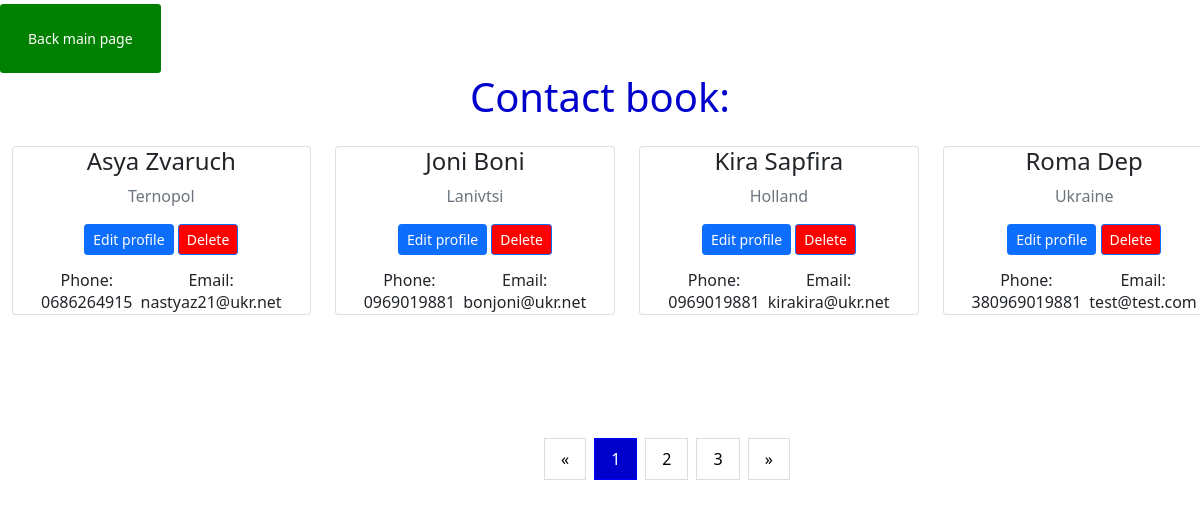
Page /show-users on the earlier database version.
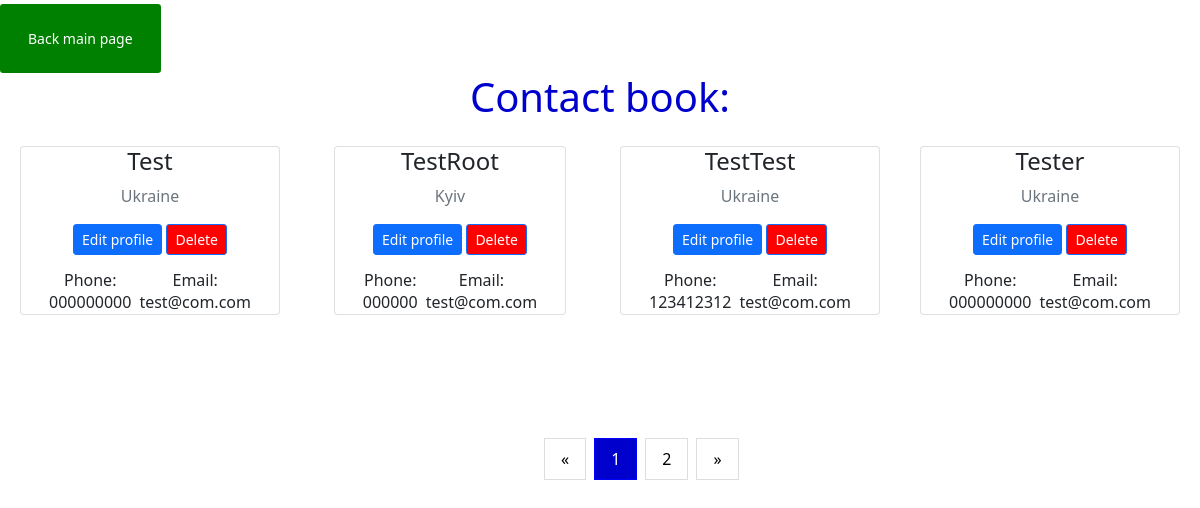
Same page on the later database version.
### app/models.py (models this page shows)
class User(db.Model):
    __tablename__ = 'user_contact'
    id = db.Column(db.Integer, primary_key=True, autoincrement=True)
    username = db.Column(db.String(50), index=True, unique=True)
    address = db.Column(db.String(150), nullable=True)
    email = db.relationship('Email', back_populates='user', cascade="all, delete")
    phone = db.relationship('Phone', back_populates='user', cascade="all, delete")

class Phone(db.Model):
    __tablename__ = "phone"
    id = db.Column(db.Integer, primary_key=True, autoincrement=True)
    phone = db.Column(db.String(50), nullable=True)
    user_id = db.Column(db.Integer, db.ForeignKey('user_contact.id', ondelete="CASCADE"), nullable=True)
    user = db.relationship('User', back_populates='phone')

class Email(db.Model):
    __tablename__ = "email"
    id = db.Column(db.Integer, primary_key=True, autoincrement=True)
    email = db.Column(db.String(50), nullable=True)
    user_id = db.Column(db.Integer, db.ForeignKey('user_contact.id', ondelete="CASCADE"), nullable=True)
    user = db.relationship('User', back_populates='email')

### app/routes.py (the view)
@app.route('/show-users', methods=['GET'])
def show_all_users():
    user = User.query.order_by(User.username)
    page = request.args.get('page')
    if page and page.isdigit():
        page = int(page)
    else:
        page = 1
    pages = user.paginate(page=page, per_page=4)
    return render_template('show_all.html', users=user, pages=pages)

### app/templates/show_all.html (shortened to what this page needs)
<!DOCTYPE html>
<html lang="en">
<head>
     {% extends "layout.html" %}
    {% block body %}
</head>
<body>
 <div class="mt-1 px-0">
    <a href="{{ url_for('index') }}"><button style="background-color:green;border: 20px solid green;" class="btn btn-primary btn-sm follow">Back main page</button></a></div>
<h1 style="color:mediumblue;text-align:center">Contact book:</h1>
 <div class="wrapper">
 {% for user in pages.items %}
  <div class="wrapper">{% include 'cards.html'%}</div><br>
    {% endfor %}
     </div>
</body>
</head>
<div class="center">
  <div class="pagination">
  <a href="show-users?page={{ pages.prev_num}}" class="page-link {% if not pages.has_prev%}disabled{%endif%}" >&laquo;</a>
  {% for page in pages.iter_pages()%}
  <a href="show-users?page={{page}}" class="{% if page == pages.page %}active {% endif %}">{{page}}</a>
       {% endfor %}
  <a href="show-users?page={{ pages.next_num }}" class="page-link {% if not pages.has_next%}disabled{%endif%}">&raquo;</a>
  </div>
</div>
{% endblock %}

### app/templates/cards.html (shortened to what this page needs)
<link href="https://cdn.jsdelivr.net/npm/bootstrap@5.1.3/dist/css/bootstrap.min.css" rel="stylesheet">
<div class="container d-inline-flex justify-content-center align-items-center">
             <div class="card">
              <div class="mt-7 text-center">
                <h4 class="mb-10">{{user.username}}</h4>
                <span class="text-muted d-block mb-3">{{user.address}}</span>
                <a href="{{ url_for('edit_user', user_id=user.id, method='edit')}}"><button class="btn btn-primary btn-sm ">Edit profile</button></a>
                <a href="{{ url_for('edit_user', user_id=user.id, method='DELETE') }}"><button style="background-color: red" class="btn btn-primary btn-sm " type="submit">Delete</button></a>
                <div class="d-flex justify-content-between align-items-center mt-3 px-4">
                  <div class="stats">
                    <h6 class="mb-0">Phone:</h6>
                    {% for phone in user.phone %}
                    <span class="mt-3 px-1"> {{ phone.phone}} {%endfor%} </span>
                  </div>
                  <div class="stats">
                    <h6 class="mb-0">Email:</h6>
                    {% for email in user.email %}
                    <span class="mt-3 px-1">{{ email.email}} {%endfor%}</span>
                  </div>
                </div>
              </div>
             </div>
           </div>

Differences in the rows shown:
removed User: username "Asya Zvaruch", address "Ternopol", Phone (phone "0686264915"), Email (email "nastyaz21@ukr.net")
removed User: username "Joni Boni", address "Lanivtsi"
removed Phone: phone "0969019881", shown under "Joni Boni"
removed Email: email "bonjoni@ukr.net", shown under "Joni Boni"
removed User: username "Kira Sapfira", address "Holland"
removed Phone: phone "0969019881", shown under "Kira Sapfira"
removed Email: email "kirakira@ukr.net", shown under "Kira Sapfira"
no longer on this page (row edited): User: username "Roma Dep", address "Ukraine"
no longer on this page (row edited): Phone: phone "380969019881", shown under "Roma Dep"
no longer on this page (row edited): Email: email "test@test.com", shown under "Roma Dep"
now on this page (row edited): User: username "Test", address "Ukraine"
now on this page (row edited): Phone: phone "000000000", shown under "Test"
now on this page (row edited): Email: email "test@com.com", shown under "Test"
now on this page (row edited): User: username "TestRoot", address "Kyiv"
now on this page (row edited): Phone: phone "000000", shown under "TestRoot"
now on this page (row edited): Email: email "test@com.com", shown under "TestRoot"
added User: username "TestTest", address "Ukraine", Phone (phone "123412312"), Email (email "test@com.com")
now on this page (row edited): User: username "Tester", address "Ukraine"
now on this page (row edited): Phone: phone "000000000", shown under "Tester"
now on this page (row edited): Email: email "test@com.com", shown under "Tester"
Other differences:
list line gone: "3"
